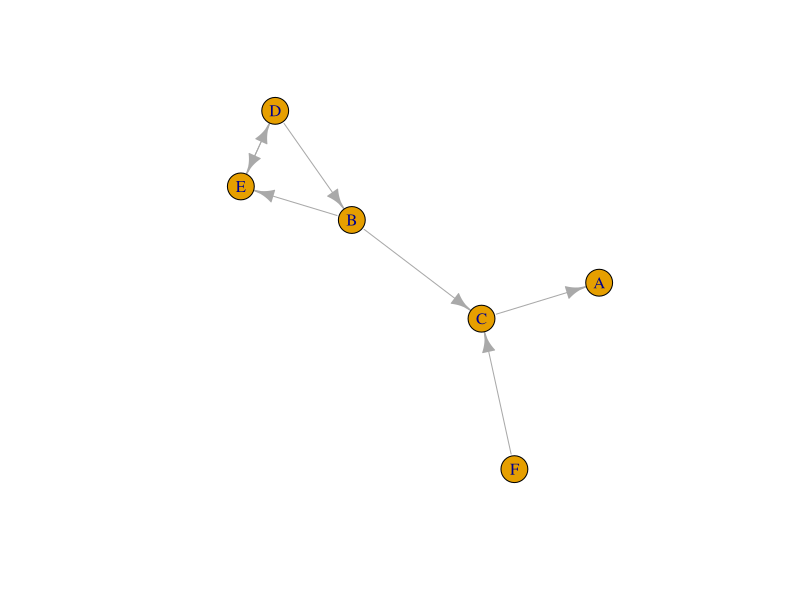

This chart was generated by the following R code:
library(igraph)

# Construct an Igraph
nodes <- data.frame(names = c("A", "B", "C", "D", "E", "F"))
relations <- data.frame(
  from = c("B", "B", "C", "D", "D", "E", "F"), 
  to = c("C", "E", "A", "B", "E", "D", "C"))
g <- graph.data.frame(relations, directed = TRUE, vertices = nodes)

quartz()
plot(g)

# Run the page rank algorithm
pg <- page.rank(g, damping = 0.05)
round(pg$vector[sort.list(pg$vector, decreasing = TRUE,)],3)

pg <- page.rank(g, damping = 0.25)
round(pg$vector[sort.list(pg$vector, decreasing = TRUE,)],3)

pg <- page.rank(g, damping = 0.50)
round(pg$vector[sort.list(pg$vector, decreasing = TRUE,)],3)

pg <- page.rank(g, damping = 0.75)
round(pg$vector[sort.list(pg$vector, decreasing = TRUE,)],3)

pg <- page.rank(g, damping = 0.95)
round(pg$vector[sort.list(pg$vector, decreasing = TRUE,)],3)






